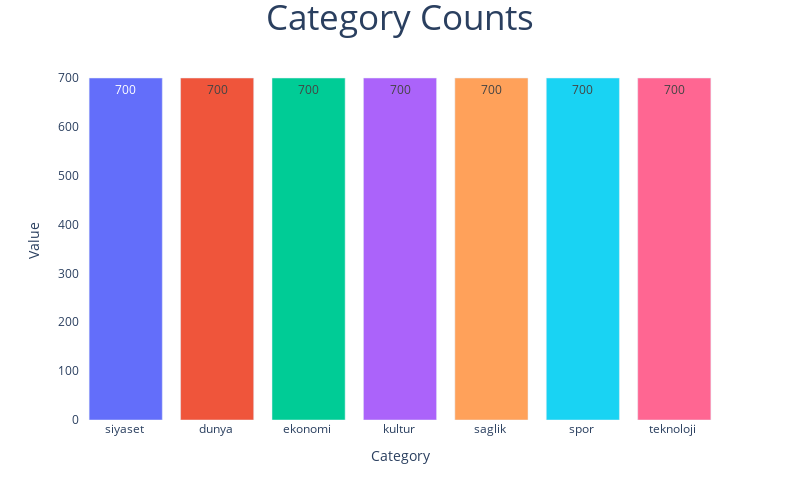

The notebook cell this image was saved under:
### Code cell
import plotly.graph_objects as go
from plotly.offline import iplot, init_notebook_mode
import plotly.express as px
import plotly.io as pio

init_notebook_mode(True)

fig = px.bar(x=df_main.category.value_counts().index,y=df_main.category.value_counts(),
             color=df_main.category.value_counts().index,text=df_main.category.value_counts())

fig.update_traces(hovertemplate="Category:'%{x}' Counted: %{y}")

fig.update_layout(title={"text":"Category Counts","x":0.5,"font":{"size":35}},
                  xaxis={"title":"Category","showgrid":False},yaxis={"title":"Value","showgrid":False},
                  plot_bgcolor="white",width=800,height=500,showlegend=False)
iplot(fig)

### Figure 1 — Plotly figure (JSON) as saved in the notebook; plotly's stock layout.template omitted (floating-point values rounded to 4 significant figures)
{"data": [{"alignmentgroup": "True", "hovertemplate": "Category:'%{x}' Counted: %{y}", "legendgroup": "siyaset ", "marker": {"color": "#636efa", "pattern": {"shape": ""}}, "name": "siyaset ", "offsetgroup": "siyaset ", "orientation": "v", "showlegend": true, "text": [700], "textposition": "auto", "type": "bar", "x": ["siyaset "], "xaxis": "x", "y": [700], "yaxis": "y"}, {"alignmentgroup": "True", "hovertemplate": "Category:'%{x}' Counted: %{y}", "legendgroup": "dunya ", "marker": {"color": "#EF553B", "pattern": {"shape": ""}}, "name": "dunya ", "offsetgroup": "dunya ", "orientation": "v", "showlegend": true, "text": [700], "textposition": "auto", "type": "bar", "x": ["dunya "], "xaxis": "x", "y": [700], "yaxis": "y"}, {"alignmentgroup": "True", "hovertemplate": "Category:'%{x}' Counted: %{y}", "legendgroup": "ekonomi ", "marker": {"color": "#00cc96", "pattern": {"shape": ""}}, "name": "ekonomi ", "offsetgroup": "ekonomi ", "orientation": "v", "showlegend": true, "text": [700], "textposition": "auto", "type": "bar", "x": ["ekonomi "], "xaxis": "x", "y": [700], "yaxis": "y"}, {"alignmentgroup": "True", "hovertemplate": "Category:'%{x}' Counted: %{y}", "legendgroup": "kultur ", "marker": {"color": "#ab63fa", "pattern": {"shape": ""}}, "name": "kultur ", "offsetgroup": "kultur ", "orientation": "v", "showlegend": true, "text": [700], "textposition": "auto", "type": "bar", "x": ["kultur "], "xaxis": "x", "y": [700], "yaxis": "y"}, {"alignmentgroup": "True", "hovertemplate": "Category:'%{x}' Counted: %{y}", "legendgroup": "saglik ", "marker": {"color": "#FFA15A", "pattern": {"shape": ""}}, "name": "saglik ", "offsetgroup": "saglik ", "orientation": "v", "showlegend": true, "text": [700], "textposition": "auto", "type": "bar", "x": ["saglik "], "xaxis": "x", "y": [700], "yaxis": "y"}, {"alignmentgroup": "True", "hovertemplate": "Category:'%{x}' Counted: %{y}", "legendgroup": "spor ", "marker": {"color": "#19d3f3", "pattern": {"shape": ""}}, "name": "spor ", "offsetgroup": "spor ", "orientation": "v", "showlegend": true, "text": [700], "textposition": "auto", "type": "bar", "x": ["spor "], "xaxis": "x", "y": [700], "yaxis": "y"}, {"alignmentgroup": "True", "hovertemplate": "Category:'%{x}' Counted: %{y}", "legendgroup": "teknoloji ", "marker": {"color": "#FF6692", "pattern": {"shape": ""}}, "name": "teknoloji ", "offsetgroup": "teknoloji ", "orientation": "v", "showlegend": true, "text": [700], "textposition": "auto", "type": "bar", "x": ["teknoloji "], "xaxis": "x", "y": [700], "yaxis": "y"}], "layout": {"barmode": "relative", "height": 500, "legend": {"title": {"text": "color"}, "tracegroupgap": 0}, "margin": {"t": 60}, "plot_bgcolor": "white", "showlegend": false, "title": {"font": {"size": 35}, "text": "Category Counts", "x": 0.5}, "width": 800, "xaxis": {"anchor": "y", "autorange": true, "domain": [0, 1], "range": [-0.5, 6.5], "showgrid": false, "title": {"text": "Category"}, "type": "category"}, "yaxis": {"anchor": "x", "autorange": true, "domain": [0, 1], "range": [0, 736.8], "showgrid": false, "title": {"text": "Value"}, "type": "linear"}}}
